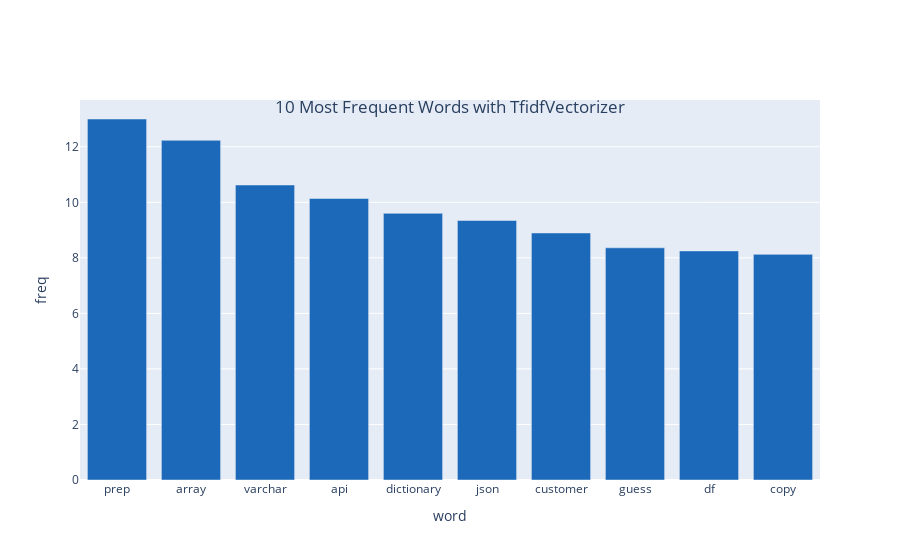

Notebook code cell kept with this figure:
### Code cell
# Top ten common words with TfdifVectorizer

dtf = pd.DataFrame(X_test_tf.sum().sort_values(ascending=False)).reset_index().iloc[1:, :]
dtf.columns=['word', 'freq']

fig = px.bar(dtf.head(10), 'word', 'freq', title='10 Most Frequent Words with TfidfVectorizer',  color_discrete_sequence=['#1C68B9', '#E84C3C'])
fig.update_layout(title_x=.5, title_y=.82)

### Figure 1 — Plotly figure (JSON) as saved in the notebook; plotly's stock layout.template omitted (floating-point values rounded to 4 significant figures)
{"data": [{"alignmentgroup": "True", "hovertemplate": "word=%{x}<br>freq=%{y}<extra></extra>", "legendgroup": "", "marker": {"color": "#1C68B9", "pattern": {"shape": ""}}, "name": "", "offsetgroup": "", "orientation": "v", "showlegend": false, "textposition": "auto", "type": "bar", "x": ["prep", "array", "varchar", "api", "dictionary", "json", "customer", "guess", "df", "copy"], "xaxis": "x", "y": [13, 12.23, 10.62, 10.14, 9.603, 9.345, 8.896, 8.361, 8.25, 8.125], "yaxis": "y"}], "layout": {"autosize": true, "barmode": "relative", "legend": {"tracegroupgap": 0}, "title": {"text": "10 Most Frequent Words with TfidfVectorizer", "x": 0.5, "y": 0.82}, "xaxis": {"anchor": "y", "autorange": true, "domain": [0, 1], "range": [-0.5, 9.5], "title": {"text": "word"}, "type": "category"}, "yaxis": {"anchor": "x", "autorange": true, "domain": [0, 1], "range": [0, 13.68], "title": {"text": "freq"}, "type": "linear"}}}
